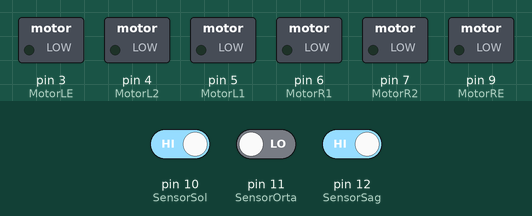
This sketch was run on a simulated Arduino Uno, built with avr-gcc and run on an emulated ATmega328P. Shown: switched loads named in the sketch (green lamp = pin HIGH). Inputs (shaded band) come from the test bench; at power-on: pin 10 (SensorSol) HIGH, pin 12 (SensorSag) HIGH, pin 11 (SensorOrta) LOW.

Above: at 1.2 s.
1.3 s: pin 10 (SensorSol) driven LOW
At 2.0 s:
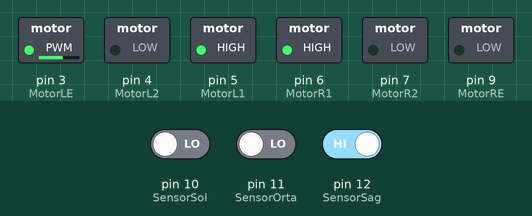
2.8 s: pin 10 (SensorSol) driven HIGH and pin 12 (SensorSag) driven LOW
At 3.1 s:
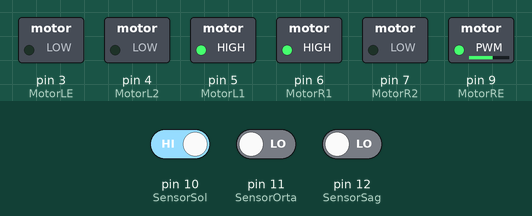
4.3 s: pin 10 (SensorSol) driven LOW and pin 11 (SensorOrta) driven HIGH
At 5.5 s:
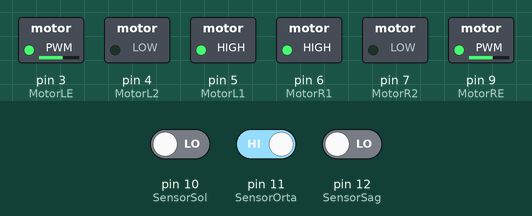
Timing chart, 0 to 7.3 s (numbered marks = the images above; inputs shaded):
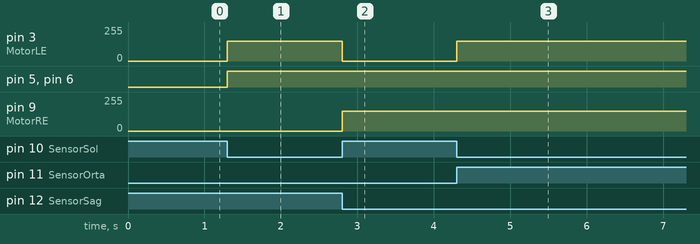

Measured:
- after the input at 1.3 s, pin 3 (MotorLE): 0/255 → 150/255 at once; pin 5 (MotorL1), pin 6 (MotorR1): LOW → HIGH at once
- after the input at 2.8 s, pin 3 (MotorLE): 150/255 → 0/255 at once; pin 9 (MotorRE): 0/255 → 150/255 at once
- after the input at 4.3 s, pin 3 (MotorLE): 0/255 → 150/255 at once

The sketch:

robot.ino
```cpp
#define SensorSol 10
#define SensorOrta 11
#define SensorSag 12
#define MotorR1 6
#define MotorR2 7
#define MotorRE 9
#define MotorL1 5
#define MotorL2 4
#define MotorLE 3

void setup() {
  pinMode(SensorSol, INPUT);
  pinMode(SensorOrta, INPUT);
  pinMode(SensorSag, INPUT);
  pinMode(MotorR1, OUTPUT);
  pinMode(MotorR2, OUTPUT);
  pinMode(MotorL1, OUTPUT);
  pinMode(MotorL2, OUTPUT);
}

void loop() {
  if (digitalRead(SensorSol) == 0 && digitalRead(SensorOrta) == 1 && digitalRead(SensorSag) == 0) {
    ileri();
  }
  if (digitalRead(SensorSol) == 0 && digitalRead(SensorOrta) == 0 && digitalRead(SensorSag) == 1) {
    sag();
  }
  if (digitalRead(SensorSol) == 1 && digitalRead(SensorOrta) == 0 && digitalRead(SensorSag) == 0) {
    sol();
  }
}

void ileri() {
  digitalWrite(MotorR1, HIGH);
  digitalWrite(MotorR2, LOW);
  analogWrite(MotorRE, 150);
  digitalWrite(MotorL1, HIGH);
  digitalWrite(MotorL2, LOW);
  analogWrite(MotorLE, 150);
}

void sag() {
  digitalWrite(MotorR1, HIGH);
  digitalWrite(MotorR2, LOW);
  analogWrite(MotorRE, 0);
  digitalWrite(MotorL1, HIGH);
  digitalWrite(MotorL2, LOW);
  analogWrite(MotorLE, 150);
}

void sol() {
  digitalWrite(MotorR1, HIGH);
  digitalWrite(MotorR2, LOW);
  analogWrite(MotorRE, 150);
  digitalWrite(MotorL1, HIGH);
  digitalWrite(MotorL2, LOW);
  analogWrite(MotorLE, 0);
}

void dur() {
  digitalWrite(MotorR1, HIGH);
  digitalWrite(MotorR2, LOW);
  digitalWrite(MotorRE, LOW);
  digitalWrite(MotorL1, HIGH);
  digitalWrite(MotorL2, LOW);
  digitalWrite(MotorLE, LOW);
}
```
